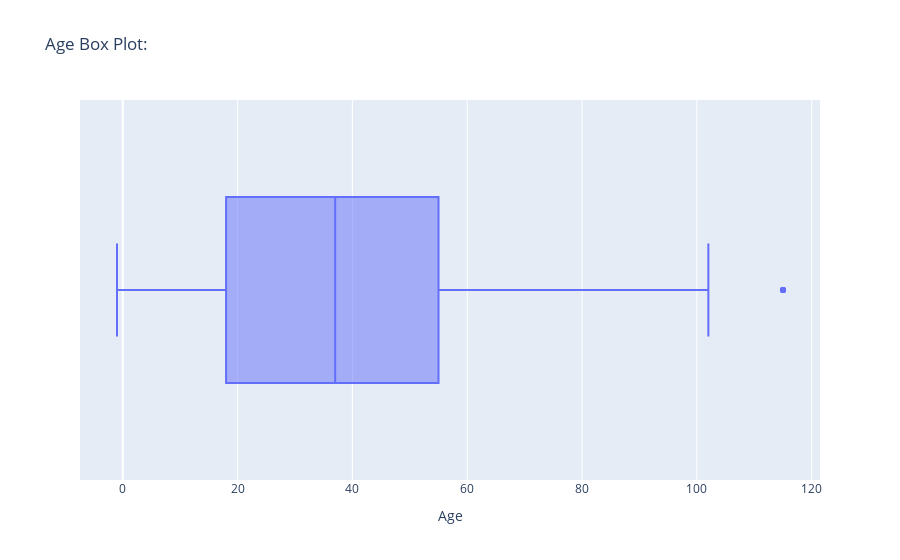

Notebook cell for this chart:
### Markdown cell above
### Let's check outliers in our Age columns.

### Code cell
figure = px.box(
    data, 
    x='Age',
    title = "Age Box Plot: "
)
figure.show()

### Figure 1 — Plotly figure (JSON) as saved in the notebook; plotly's stock layout.template omitted (floating-point values rounded to 4 significant figures; data arrays with more than 128 entries replaced by an {"elided": "..."} marker saying what was removed)
{"data": [{"alignmentgroup": "True", "hovertemplate": "Age=%{x}<extra></extra>", "legendgroup": "", "marker": {"color": "#636efa"}, "name": "", "notched": false, "offsetgroup": "", "orientation": "h", "showlegend": false, "type": "box", "x": {"elided": "110527 int values"}, "x0": " ", "xaxis": "x", "y0": " ", "yaxis": "y"}], "layout": {"boxmode": "group", "legend": {"tracegroupgap": 0}, "title": {"text": "Age Box Plot: "}, "xaxis": {"anchor": "y", "domain": [0, 1], "title": {"text": "Age"}}, "yaxis": {"anchor": "x", "domain": [0, 1]}}}
